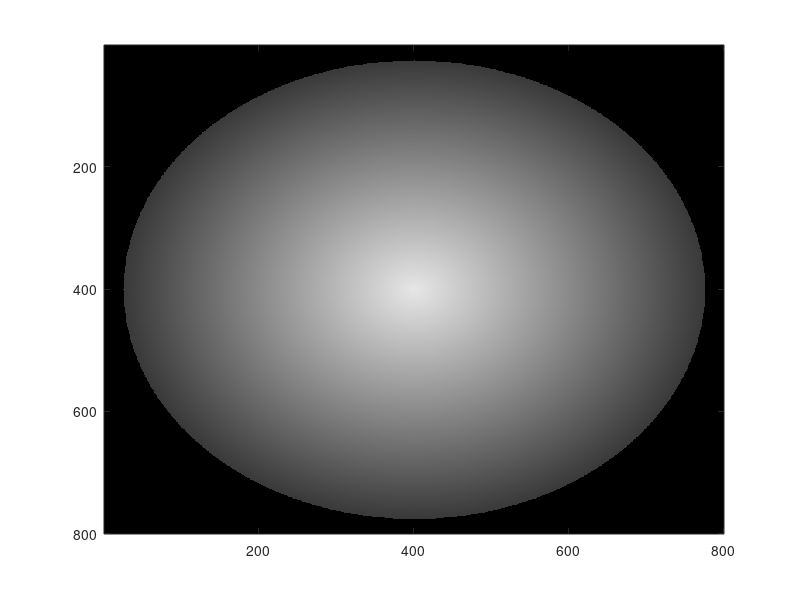

Here is the MATLAB script that generated this plot:
[R,C] = meshgrid(-400:399);
d = sqrt(R.^2 + C.^2);
mask = d <= 375;          %you do not want the circle to go edge to edge
d(~mask) = 0;             %outside circle is black
maxd = max(d(:));
gradient = d ./ maxd * 0.75;     %so 0 at center and 0.75 at radius
tone_down_by = 0.9;
d(mask) = (1 - gradient(mask)) .* tone_down_by;
imagesc(d, [0 1]); colormap(gray(256));